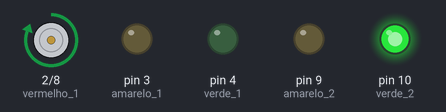
This sketch was run on a simulated Arduino Uno, built with avr-gcc and run on an emulated ATmega328P. Parts: motor-driver pin pairs drawn as motors (green arrow = first pin HIGH = forward, orange = second pin HIGH = backward, longer = more drive), output pins drawn as LEDs (lit = HIGH).

Above: at 7.5 s.
At 17.5 s:
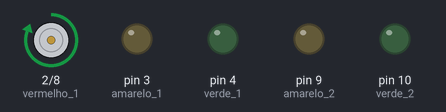
At 22.5 s:
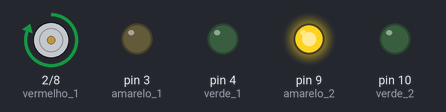
At 32.5 s:
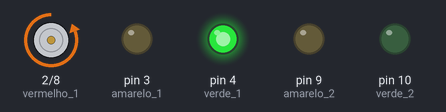
At 42.5 s:
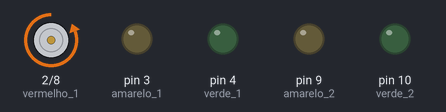
At 47.5 s:
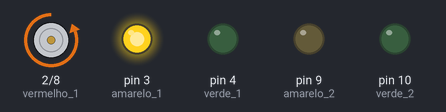
Timing chart, 0 to 65.0 s (numbered marks = the images above):
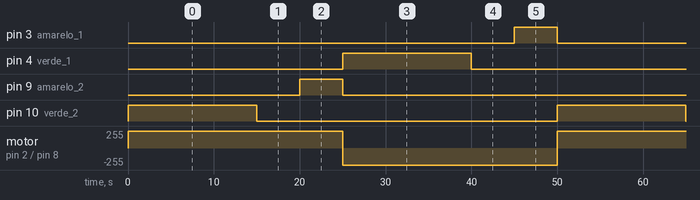

Measured:
- by itself, pin 3 (amarelo_1), pin 9 (amarelo_2): alternates HIGH for 5.0 s and LOW for 45.0 s
- by itself, pin 4 (verde_1), pin 10 (verde_2): alternates HIGH for 15.0 s and LOW for 35.0 s
- by itself, motor on pin 2 (vermelho_1) / pin 8 (vermelho_2): alternates forward 255/255 for 25.0 s and backward 255/255 for 25.0 s

The sketch:

Semaforo_C__.ino.ino
```cpp
void setup() {
  pinMode(2, OUTPUT); // vermelho_1
  pinMode(10, OUTPUT); // verde_2
  pinMode(9, OUTPUT); // amarelo_2
  pinMode(8, OUTPUT); // vermelho_2
  pinMode(4, OUTPUT); // verde_1
  pinMode(3, OUTPUT); // amarelo_1
}

void loop() {
  digitalWrite(2, HIGH);    // vermelho_1
  digitalWrite(10, HIGH);   // verde_2
  delay(15000);             // Esperar por 15000 milisegundos
  for (int i = 0; i <= 4; i++) {  //VERDE 2 PISCANDO
    digitalWrite(10, LOW);
    delay(1000);
    digitalWrite(10, HIGH);
  }
  digitalWrite(10, LOW);    // verde_2
  digitalWrite(9, HIGH);    // amarelo_2
  delay(5000);              // Esperar por 5000 milisegundos
  digitalWrite(9, LOW);     // amarelo_2
  digitalWrite(2, LOW);     // vermelho_1
  digitalWrite(8, HIGH);    // vermelho_2
  digitalWrite(4, HIGH);    // verde_1
  delay(15000);             // Esperar por 15000 milisegundos
  for (int i = 0; i <= 4; i++) {  // VERDE 1 PISCANDO
    digitalWrite(4, LOW);
    delay(1000);
    digitalWrite(4, HIGH);
  }
  digitalWrite(4, LOW);     // verde_1
  digitalWrite(3, HIGH);    // amarelo_1
  delay(5000);              // Esperar por 5000 milisegundos
  digitalWrite(3, LOW);     // amarelo_1
  digitalWrite(8, LOW);     // vermelho_2
}
```
